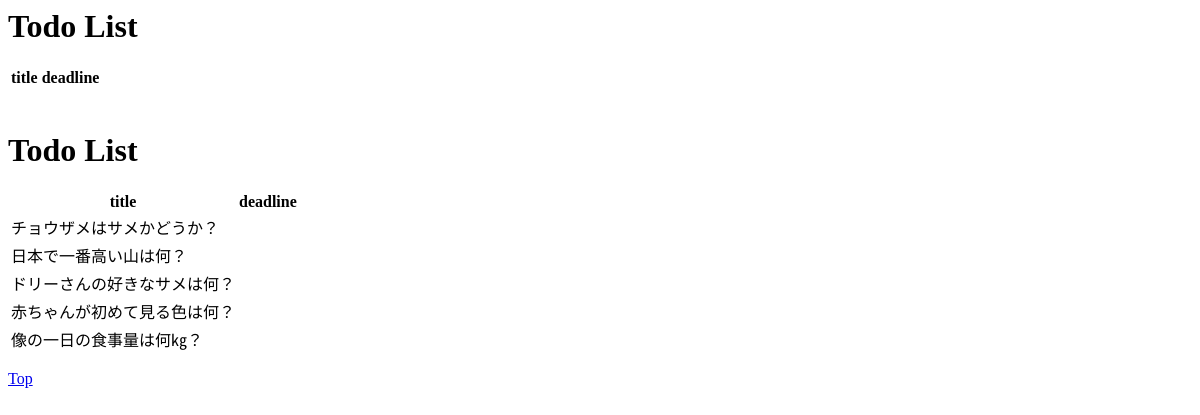
Before: /quiz_list with the older database file.
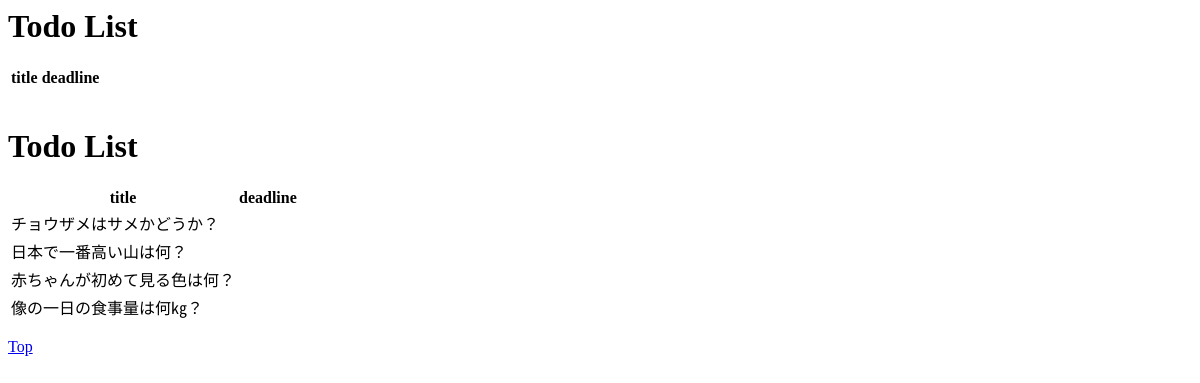
After: the same page with the newer database file.
### app/models.py (models this page shows, shortened)
class Quiz(models.Model):
    text = models.TextField()
    answer1=models.TextField(null=True)
    answer2=models.TextField(null=True)
    correct_answer=models.IntegerField(default=1)

### app/views.py (the view)
# urls.py: path("quiz_list",views.TodoList.as_view(), name="list"),
class TodoList(ListView):
    model = Quiz
    context_object_name = "tasks"

### templates/app/quiz_list.html
<h1>Todo List</h1>
<table>
    <thead>
        <tr>
        <th scope="col">title</th>
        <th scope="col">deadline</th>
        </tr>
    </thead>
    <tbody>
    {% for task in tasks %}
    <tr>
        <td>{{ task.title }}</td>
        <td>{{ task.deadline }}</td>
    </tr>
    {% endfor %}
    </tbody>
</table><h1>Todo List</h1>
<table>
    <thead>
        <tr>
        <th scope="col">title</th>
        <th scope="col">deadline</th>
        </tr>
    </thead>
    <tbody>
    {% for task in tasks %}
    <tr>
        <td>{{ task.text }}</td>
    </tr>
    {% endfor %}
    </tbody>
</table>
<p><a href="{% url 'monndai_show' %}">Top</a></p>

Changed rows visible on the page:
removed Quiz: text "ドリーさんの好きなサメは何？"
